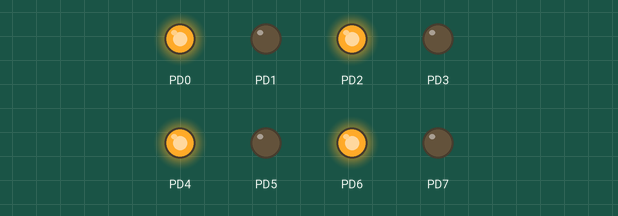
This program was run on a simulated ATmega328P, built with avr-gcc and emulated at 16 MHz. Parts: output pins drawn as LEDs (lit = HIGH).

Above: at 0.5 s.
At 3.5 s:
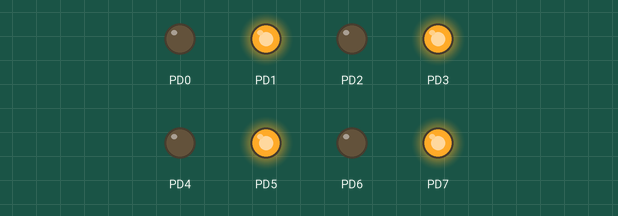
Timing chart, 0 to 4.6 s (numbered marks = the images above):
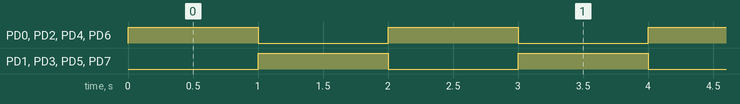

The program:

CH_9_code_1.c
```c
/*
 *  아트멜 스튜디오와 아두이노로 배우는 ATmega328 프로그래밍
 *
 * 		Gyeongyong Heo (hgycap@deu.ac.kr)
 *			Department of Electronic Engineering
 *			Dong-eui University
 *  	2015. 07. 14
 */

#define F_CPU 16000000L
#include <avr/io.h>
#include <util/delay.h>
int main(void)
{
	DDRD = 0xFF; // PORT D의 8개 핀을 출력으로 설정
	while(1)
	{
		PORTD = 0x55; // 홀수 번째 LED 켜기
		_delay_ms(1000);
		PORTD = 0xAA; // 짝수 번째 LED 켜기
		_delay_ms(1000);
	}
	return 1;
}
```

Measured:
- by itself, PD0–7: alternates HIGH for 1.0 s and LOW for 1.0 s
